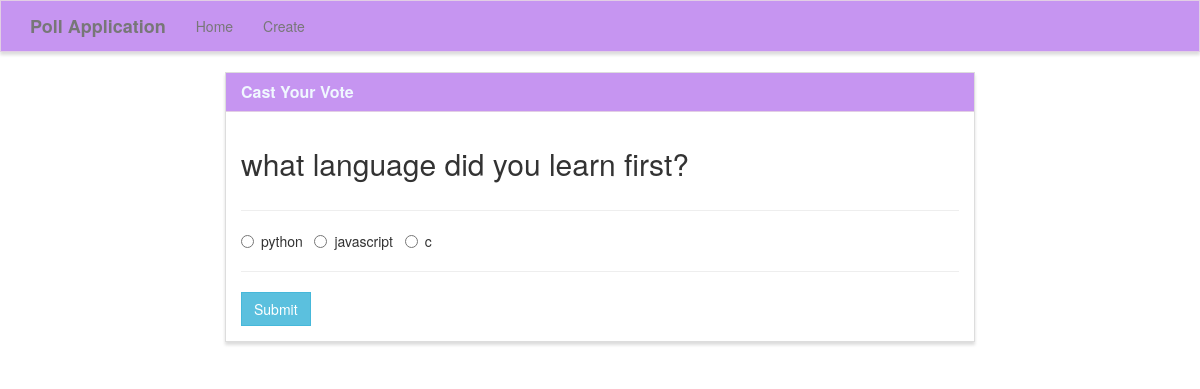
The app's page /vote/2/ with its own data.
### poll/models.py (models this page shows, shortened)
class Poll(models.Model):
    question = models.TextField()
    option_one = models.CharField(max_length=30)
    option_two = models.CharField(max_length=30)
    option_three = models.CharField(max_length=30)
    option_one_count = models.IntegerField(default=0)
    option_two_count = models.IntegerField(default=0)
    option_three_count = models.IntegerField(default=0)

### poll/views.py (the view, shortened to what this page needs)
# urls.py: path('vote/<poll_id>/', poll_views.vote, name='vote'),
def vote(request, poll_id):
    poll = Poll.objects.get(pk=poll_id)
    context = {
        'poll' : poll
    }
    return render(request, 'poll/vote.html', context)

### poll/templates/poll/vote.html (shortened to what this page needs)
{% extends "poll/base.html" %}
{% block main %}
<div class="row">
    <div class="col-lg-8 col-lg-offset-2">
        <div class="panel panel-default">
            <div class="panel-heading">
                <h3 class="panel-title">Cast Your Vote</h3>
            </div>
            <div class="panel-body">
                <div class="row">
                    <div class="col-lg-12">
                        <h2>{{ poll.question }}</h2>
                    </div>
                </div>
                <div class="row">
                    <div class="col-lg-12">
                        <hr />
                        <form method="POST">
                            <div class="form-group">
                                <div class="radio">
                                    <label>
                                        <input type="radio" name="poll" value="option1" required>
                                        {{ poll.option_one }}
                                    </label> &nbsp;
                                    <label>
                                        <input type="radio" name="poll" value="option2">
                                        {{ poll.option_two }}
                                    </label> &nbsp;
                                    <label>
                                        <input type="radio" name="poll" value="option3">
                                        {{ poll.option_three }}
                                    </label> &nbsp;
                                </div>
                            </div>
                            <hr />
                            <button type="submit" class="btn btn-info">
                                Submit
                            </button>
                        </form>
                    </div>
                </div>
            </div>
        </div>
    </div>
</div>
{% endblock %}

### poll/static/style.css (style rules this page uses)
.navbar-default, .btn, .form-control, .panel { border-radius: 0; }
.panel-default > .panel-heading { color: #333; background-color: rgba(174, 104, 236, 0.7); border-color: rgba(245, 245, 220, .6); border-top-left-radius: 0; border-top-right-radius: 0; }
.panel { box-shadow: 0px 3px 3px 0px #ddd; }
a.navbar-brand, .panel-title { font-weight: bolder; color: aliceblue; }

### records on screen
Poll: question "what language did you learn first?", option_one "python", option_two "javascript", option_three "c"
